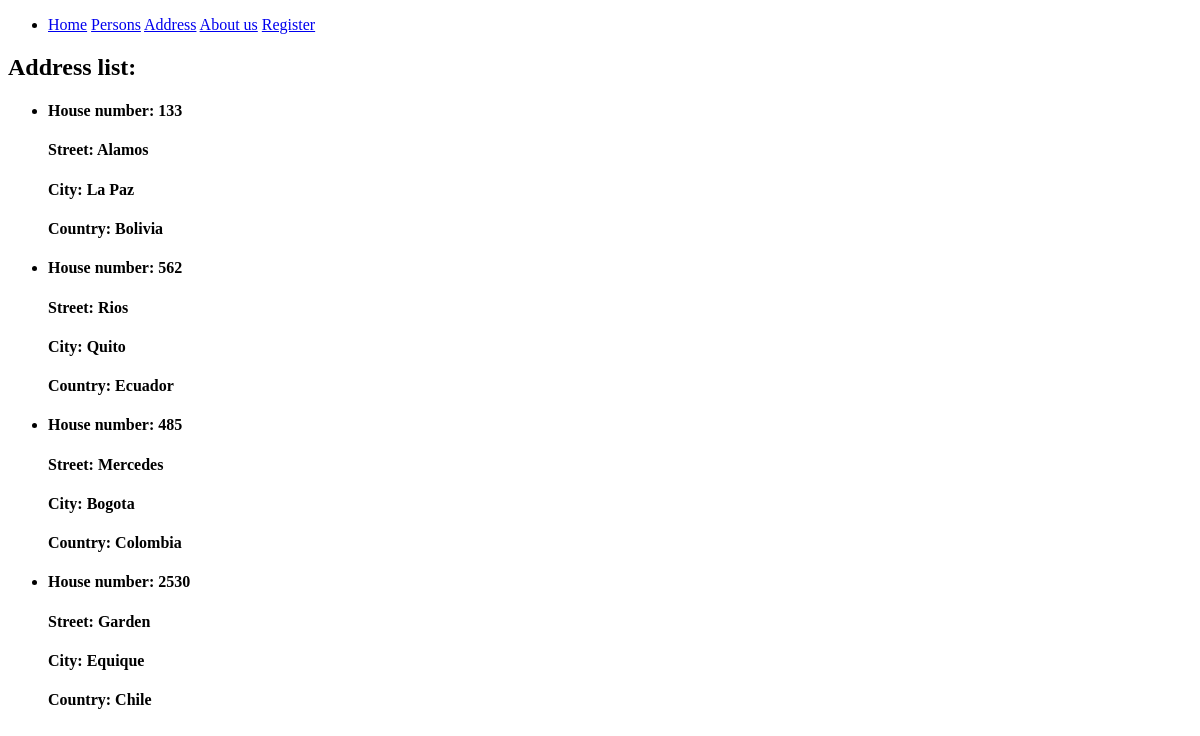
Page /address on the earlier database version.
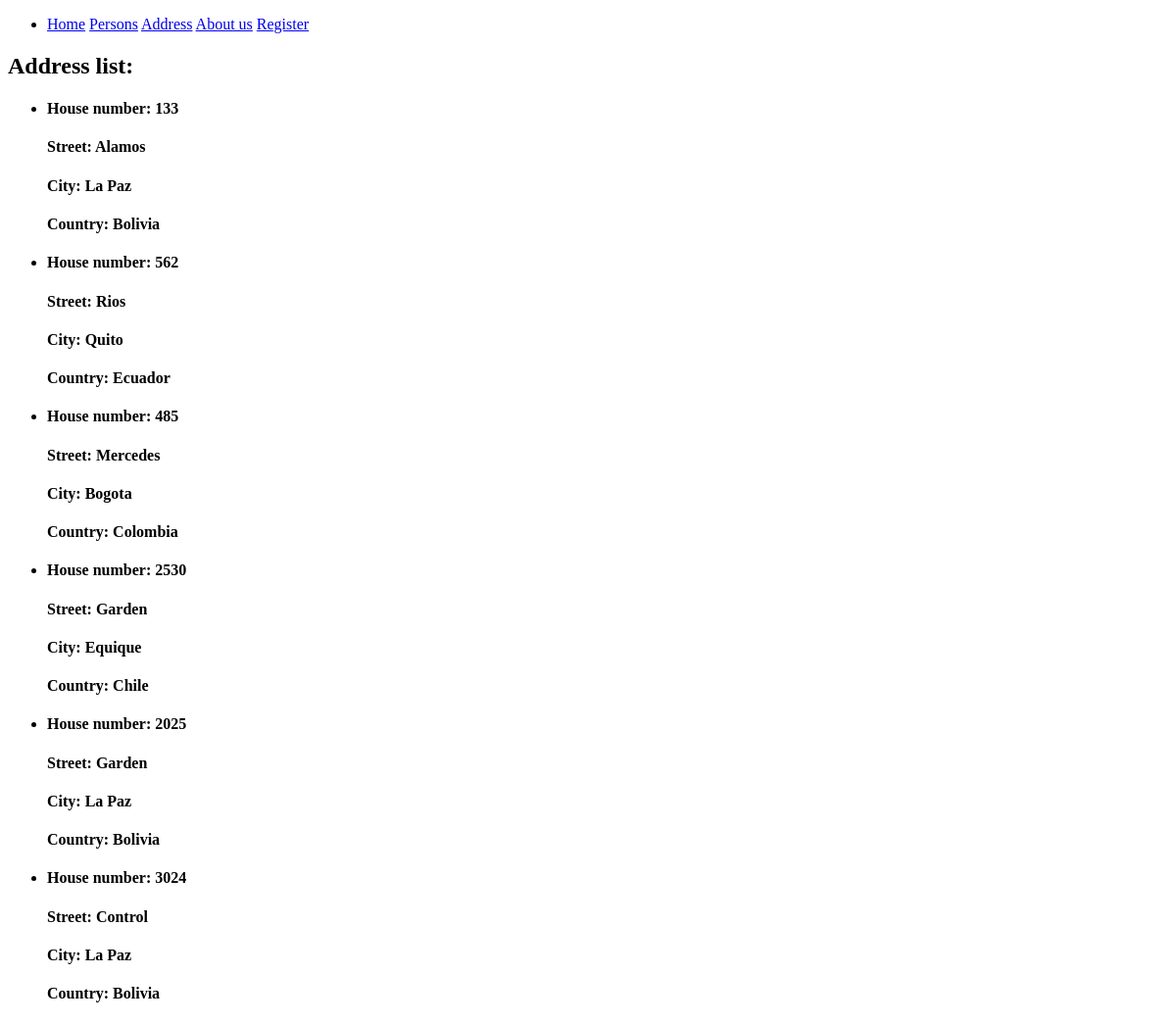
Same page on the later database version.
### crud_web/models.py (models this page shows, shortened)
class Address(models.Model):
    id = models.UUIDField(primary_key=True, default=uuid4, editable=False)
    house_number = models.IntegerField(unique=True)
    street = models.CharField(max_length=30)
    city = models.CharField(max_length=30)
    country = models.CharField(max_length=30)

### crud_web/views.py (the view)
# urls.py: path('address', views.address),
def address(request):
    address_list = list(Address.objects.values())
    address_objs = Address.objects.all()
    return render(request, 'address.html', {
        'address_str': address_list,
        'address_objs': address_objs
    })

### crud_web/templates/address.html (shortened to what this page needs)
<!DOCTYPE html>
<html lang="en">
<head>
</head>
<body>
  {% extends 'navbar.html' %}
  {% block content %}
  <h2>Address list:</h2>
    {% for address in address_objs %}
      <div>
        <ul>
          <li>
            <h4>House number: {{address.house_number}}</h4>
            <h4>Street:       {{address.street}}</h4>
            <h4>City:         {{address.city}}</h4>
            <h4>Country:      {{address.country}}</h4>
          </li>
        </ul>
      </div>
    {% endfor %}
  {% endblock %}

Differences in the rows shown:
added Address: house_number "2025", street "Garden", city "La Paz", country "Bolivia"
added Address: house_number "3024", street "Control", city "La Paz", country "Bolivia"
